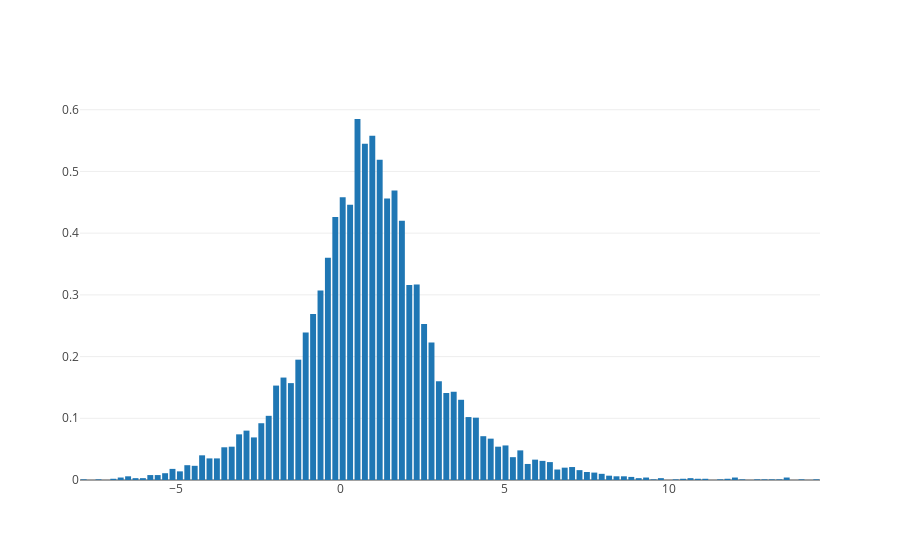

The code cell stored with this chart in its notebook:
### Code cell
inp = torch.arange(0., 3., 1.)
inp = torch.tensor(0.1).view(-1,1)
tmp = a(GaussianRandomVariable(inp, gpytorch.lazy.DiagLazyVariable(0.2*torch.ones_like(inp))))

lik_sample = tmp.sample(n_samples=10000)
hist, bins = np.histogram(lik_sample.detach().cpu(), 100)
plt([plt_type.Bar(y=hist/hist.sum()*10, x=bins)]),
